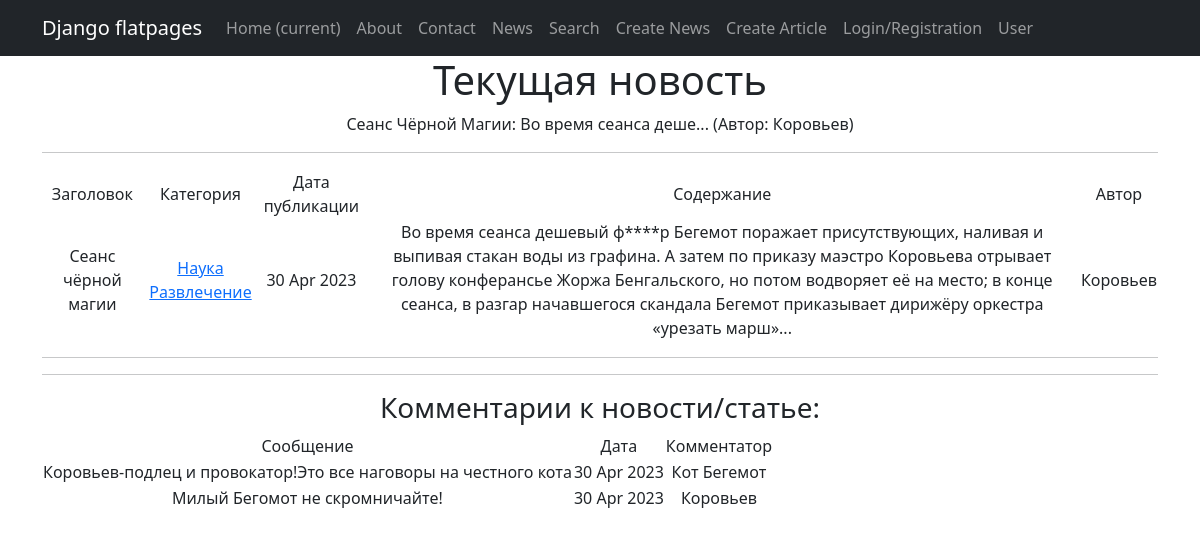
Screenshot of /news/1 with the database file from the repository.
### news/models.py (models this page shows, shortened)
class Post(models.Model):
    article = 'AR'
    news = 'NW'
    POST_TYPE = [
        (article, 'Статья'),
        (news, 'Новость')
    ]
    post_type = models.CharField(max_length=2,
                                 choices=POST_TYPE)
    post_date_time = models.DateTimeField(auto_now_add=True)
    post_title = models.CharField(max_length=255)
    post_text = models.TextField()
    post_rating = models.IntegerField(default=0)
    author = models.ForeignKey('Author', on_delete=models.CASCADE)
    category = models.ManyToManyField('Category', through='PostCategory')
    def __str__(self):
        return f'{self.post_title.title()}: {self.post_text[:20]}... (Автор: {self.author})'

class Author(models.Model):
    author_rating = models.IntegerField(default=0)
    author = models.OneToOneField(User, on_delete=models.CASCADE)
    def __str__(self):
        return self.author.username

class Category(models.Model):
    category_name = models.CharField(max_length=255, unique=True)
    subscribers = models.ManyToManyField(User, related_name='categories')
    def __str__(self):
        return self.category_name

class Comment(models.Model):
    comment_text = models.TextField()
    comment_date_time = models.DateTimeField(auto_now_add=True)
    comment_rating = models.IntegerField(default=0)
    post = models.ForeignKey('Post', on_delete=models.CASCADE)
    user = models.ForeignKey(User, on_delete=models.CASCADE)

### news/views.py (the view)
# urls.py: path('news/<int:pk>', NewsDetail.as_view(), name='news_detail'),
class NewsDetail(DetailView):
    model = Post
    template_name = 'one_news.html'
    context_object_name = 'one_news'
    def get_context_data(self, **kwargs):
        context = super(NewsDetail, self).get_context_data(**kwargs)
        context['comments'] = Comment.objects.filter(post__id=self.kwargs['pk'])
        return context

### news/templatetags/custom_filters.py (called while the page is built)
@register.filter()
def censor(value):
    words = value.split()
    corrected_words = []
    for word in words:
        if word.lower() in restricted_words:
            word = word = list(word)[0] + ''.join([i.replace(i, "*") for i in list(word)[1:-1]]) + list(word)[-1]
            corrected_words.append(word)
        else:
            corrected_words.append(word)
    corrected_words = ' '.join(corrected_words)
    return corrected_words

### templates/one_news.html (shortened to what this page needs)
{% extends 'flatpages/default.html' %}
{% load custom_filters %}
{% block content %}
<h1> Текущая новость </h1>
{{ one_news }}
<hr>
<table>
    <tr>
        <td> Заголовок</td>
        <td> Категория</td>
        <td> Дата публикации</td>
        <td> Содержание</td>
        <td> Автор</td>
    </tr>
    <tr>
        <td> {{ one_news.post_title }}</td>
        <td>
            {% for category in one_news.category.all %}
                <a href="{% url 'category_list' category.id %}">{{ category }}</a>
            {% endfor %}
        </td>
        <td> {{ one_news.post_date_time|date:'d M Y' }}</td>
        <td> {{ one_news.post_text|censor }}</td>
        <td> {{ one_news.author }}</td>
    </tr>
</table>
<hr>
<hr>
<h3> Комментарии к новости/статье: </h3>
{% if comments %}
    <table>
            <tr>
                <td> Сообщение </td>
                <td> Дата </td>
                <td> Комментатор </td>
            </tr>
            {% for item in comments %}
            <tr>
                <td> {{ item.comment_text }} </td>
                <td> {{ item.comment_date_time|date:'d M Y' }} </td>
                <td> {{ item.user }} </td>
            </tr>
            {% endfor %}
        </table>
{% else %}
        <h5> Комментариев нет </h5>
{% endif %}
{% endblock content %}

### rows the page displays
Post: post_title+post_text+author "Cеанс Чёрной Магии: Во время сеанса деше... (Автор: Коровьев)", post_title "Cеанс чёрной магии", post_date_time "30 Apr 2023", post_text|censor "Во время сеанса дешевый ф****р Бегемот поражает присутствующих, наливая и выпивая стакан воды из графина. А затем по приказу маэстро Коровьева отрывает голову конферансье Жоржа Бенгальского, но потом водворяет её на место; в конце сеанса, в разгар начавшегося скандала Бегемот приказывает дирижёру оркестра «урезать марш»...", author "Коровьев"
Category: category_name "Наука"
Category: category_name "Развлечение"
Comment: comment_text "Коровьев-подлец и провокатор!Это все наговоры на честного кота", comment_date_time "30 Apr 2023", user "Кот Бегемот"
Comment: comment_text "Милый Бегомот не скромничайте!", comment_date_time "30 Apr 2023", user "Коровьев"
